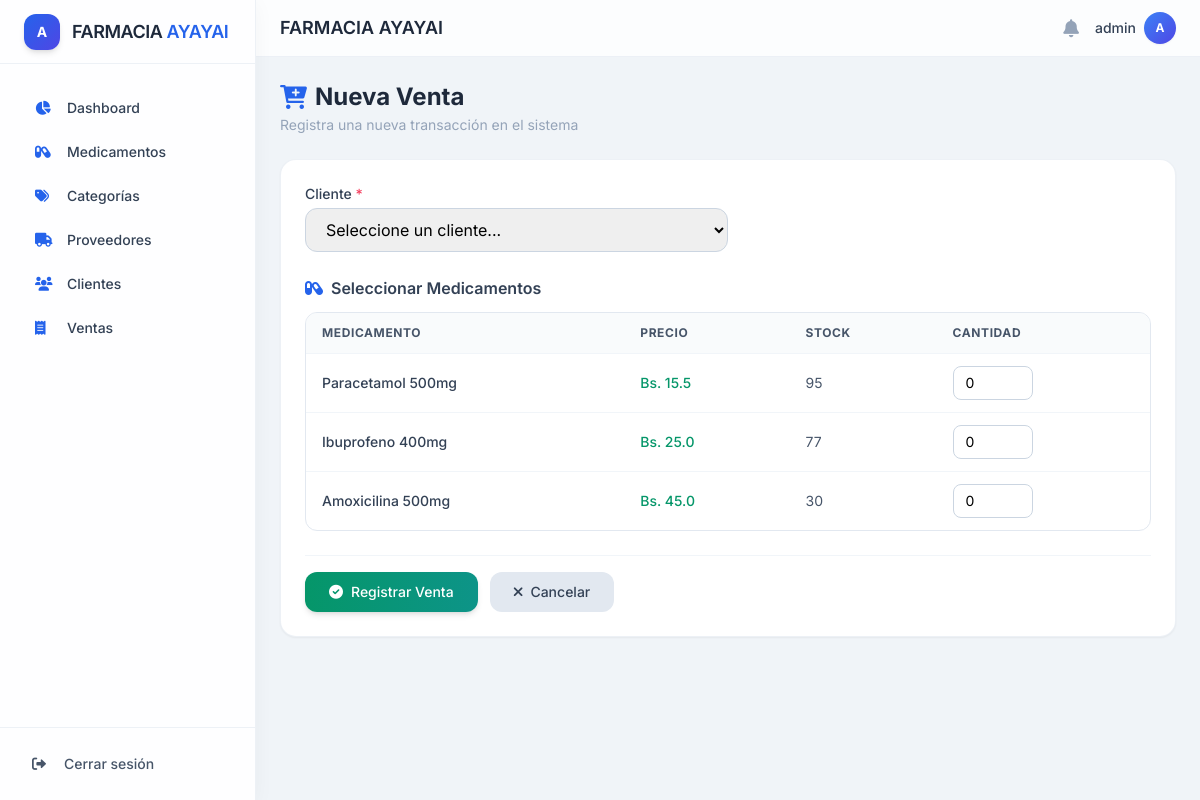
Page /ventas/crear (signed in) on the committed database.
### app/models.py (models this page shows, shortened)
class Usuario(UserMixin, db.Model):
    __tablename__ = 'usuarios'
    id = db.Column(db.Integer, primary_key=True)
    username = db.Column(db.String(100), unique=True, nullable=False)
    password_hash = db.Column(db.String(200), nullable=False)
    rol_id = db.Column(db.Integer, db.ForeignKey('roles.id'), nullable=False)

class Medicamento(db.Model):
    __tablename__ = 'medicamentos'
    id = db.Column(db.Integer, primary_key=True)
    nombre = db.Column(db.String(100), nullable=False)
    descripcion = db.Column(db.String(200))
    precio = db.Column(db.Float, nullable=False)
    stock = db.Column(db.Integer, nullable=False)
    stock_minimo = db.Column(db.Integer, default=5)
    categoria_id = db.Column(db.Integer, db.ForeignKey('categorias.id'), nullable=False)
    proveedor_id = db.Column(db.Integer, db.ForeignKey('proveedores.id'), nullable=False)
    categoria = db.relationship('Categoria', backref='medicamentos', lazy=True)
    proveedor = db.relationship('Proveedor', backref='medicamentos', lazy=True)

### app/routes.py (the view, shortened to what this page needs)
@bp.route('/ventas/crear', methods=['GET', 'POST'])
@login_required
def ventas_crear():
    from app.models import Medicamento, Cliente
    medicamentos = Medicamento.query.all()
    clientes = Cliente.query.all()
    return render_template('ventas/crear.html', medicamentos=medicamentos, clientes=clientes)

### app/__init__.py (called while the page is built)
@login_manager.user_loader
def load_user(user_id):
    from app.models import Usuario
    return Usuario.query.get(int(user_id))

### app/templates/ventas/crear.html (shortened to what this page needs)
{% extends "base.html" %}
{% block content %}
<div class="max-w-5xl mx-auto">
    <div class="mb-6">
        <h2 class="text-2xl font-bold text-slate-800 flex items-center gap-2">
            <i class="fas fa-cart-plus text-blue-600"></i> Nueva Venta
        </h2>
        <p class="text-sm text-slate-400 mt-0.5">Registra una nueva transacción en el sistema</p>
    </div>
    <div class="bg-white rounded-2xl shadow-sm border border-slate-200/60 p-6">
        <form method="POST">
            <div class="mb-6">
                <label class="block text-sm font-medium text-slate-700 mb-1">Cliente <span class="text-rose-500">*</span></label>
                <select name="cliente_id" class="w-full md:w-1/2 px-4 py-2.5 rounded-xl border border-slate-300 focus:border-blue-500 focus:ring-2 focus:ring-blue-200 transition" required>
                    <option value="">Seleccione un cliente...</option>
                </select>
            </div>
            <div class="mb-4">
                <h4 class="font-semibold text-slate-700 mb-3 flex items-center gap-2">
                    <i class="fas fa-capsules text-blue-600"></i> Seleccionar Medicamentos
                </h4>
                <div class="overflow-x-auto rounded-xl border border-slate-200">
                    <table class="w-full text-sm">
                        <thead class="bg-slate-50/80 text-slate-600 font-semibold text-xs uppercase tracking-wider">
                            <tr>
                                <th class="px-4 py-3 text-left">Medicamento</th>
                                <th class="px-4 py-3 text-left">Precio</th>
                                <th class="px-4 py-3 text-left">Stock</th>
                                <th class="px-4 py-3 text-left">Cantidad</th>
                            </tr>
                        </thead>
                        <tbody>
                            {% for m in medicamentos %}
                            <tr class="border-t border-slate-100 hover:bg-slate-50/50 transition">
                                <td class="px-4 py-3 font-medium text-slate-700">{{ m.nombre }}</td>
                                <td class="px-4 py-3 text-emerald-600 font-medium">Bs. {{ m.precio }}</td>
                                <td class="px-4 py-3 text-slate-600">
                                    {{ m.stock }}
                                </td>
                                <td class="px-4 py-3">
                                    <input type="number" name="cantidad_{{ m.id }}" class="w-20 px-3 py-1.5 rounded-lg border border-slate-300 focus:border-blue-500 focus:ring-2 focus:ring-blue-200 transition" value="0" min="0" max="{{ m.stock }}">
                                </td>
                            </tr>
                            {% endfor %}
                        </tbody>
                    </table>
                </div>
            </div>
            <div class="flex flex-wrap gap-3 mt-6 pt-4 border-t border-slate-100">
                <button type="submit" class="inline-flex items-center gap-2 bg-gradient-to-r from-emerald-600 to-teal-600 hover:from-emerald-700 hover:to-teal-700 text-white px-6 py-2.5 rounded-xl text-sm font-medium shadow-md hover:shadow-lg transition-all duration-200">
                    <i class="fas fa-check-circle"></i> Registrar Venta
                </button>
                <a href="{{ url_for('main.ventas_listar') }}" class="inline-flex items-center gap-2 bg-slate-200 hover:bg-slate-300 text-slate-700 px-6 py-2.5 rounded-xl text-sm font-medium transition">
                    <i class="fas fa-times"></i> Cancelar
                </a>
            </div>
        </form>
    </div>
</div>
{% endblock %}

### app/templates/base.html (shortened to what this page needs)
<!DOCTYPE html>
<html lang="es">
<head>
    <script src="https://cdn.tailwindcss.com"></script>
    <link rel="stylesheet" href="https://cdnjs.cloudflare.com/ajax/libs/font-awesome/6.0.0-beta3/css/all.min.css" />
</head>
<body>
<aside class="fixed inset-y-0 left-0 z-50 w-64 bg-white/90 backdrop-blur-md shadow-soft border-r border-slate-200/60 hidden md:flex flex-col">
    <div class="flex items-center gap-3 px-6 h-16 border-b border-slate-200/60">
        <div class="h-9 w-9 rounded-xl bg-gradient-to-br from-blue-600 to-indigo-600 flex items-center justify-center text-white font-bold text-sm shadow-md">A</div>
        <span class="text-lg font-semibold text-slate-800 tracking-tight">FARMACIA <span class="text-blue-600">AYAYAI</span></span>
    </div>
    <nav class="flex-1 overflow-y-auto py-6 px-4 space-y-1">
        <a href="/dashboard" class="sidebar-link active flex items-center gap-3 px-4 py-2.5 rounded-lg text-slate-700 text-sm font-medium"><i class="fas fa-chart-pie w-5 text-blue-600"></i> Dashboard</a>
        <a href="/medicamentos" class="sidebar-link flex items-center gap-3 px-4 py-2.5 rounded-lg text-slate-700 text-sm font-medium"><i class="fas fa-capsules w-5 text-blue-600"></i> Medicamentos</a>
        <a href="/categorias" class="sidebar-link flex items-center gap-3 px-4 py-2.5 rounded-lg text-slate-700 text-sm font-medium"><i class="fas fa-tags w-5 text-blue-600"></i> Categorías</a>
        <a href="/proveedores" class="sidebar-link flex items-center gap-3 px-4 py-2.5 rounded-lg text-slate-700 text-sm font-medium"><i class="fas fa-truck w-5 text-blue-600"></i> Proveedores</a>
        <a href="/clientes" class="sidebar-link flex items-center gap-3 px-4 py-2.5 rounded-lg text-slate-700 text-sm font-medium"><i class="fas fa-users w-5 text-blue-600"></i> Clientes</a>
        <a href="/ventas" class="sidebar-link flex items-center gap-3 px-4 py-2.5 rounded-lg text-slate-700 text-sm font-medium"><i class="fas fa-receipt w-5 text-blue-600"></i> Ventas</a>
    </nav>
    <div class="border-t border-slate-200/60 p-4">
        <a href="/logout" class="flex items-center gap-3 px-4 py-2.5 rounded-lg text-slate-600 hover:bg-red-50 hover:text-red-600 transition text-sm font-medium"><i class="fas fa-sign-out-alt w-5"></i> Cerrar sesión</a>
    </div>
</aside>
<div class="flex-1 md:ml-64 min-h-screen">
    <header class="sticky top-0 z-40 bg-white/80 backdrop-blur-sm border-b border-slate-200/60 px-6 py-3 flex items-center justify-between">
        <div class="flex items-center gap-4">
            <h2 class="text-lg font-semibold text-slate-800">FARMACIA AYAYAI</h2>
        </div>
        <div class="flex items-center gap-4">
            <i class="fas fa-bell text-slate-400 hover:text-slate-600 cursor-pointer transition text-lg"></i>
            <div class="flex items-center gap-2">
                <span class="text-sm font-medium text-slate-700 hidden sm:block">{{ current_user.username }}</span>
                <div class="h-8 w-8 rounded-full bg-gradient-to-br from-blue-500 to-indigo-600 flex items-center justify-center text-white text-xs font-bold shadow-sm">A</div>
            </div>
        </div>
    </header>
    <main class="p-6">
        {% block content %}{% endblock %}
    </main>
</div>
</body>
</html>

### app/templates/base.html (style rules this page uses)
* { font-family: 'Inter', sans-serif; }
body { background: #f0f4f8; }
.sidebar-link { transition: all 0.2s ease; border-left: 3px solid transparent; }
.shadow-soft { box-shadow: 0 4px 20px rgba(0,0,0,0.04); }

### rows in the picture
Usuario: username "admin"
Medicamento: nombre "Paracetamol 500mg", precio "15.5", stock "95"
Medicamento: nombre "Ibuprofeno 400mg", precio "25.0", stock "77"
Medicamento: nombre "Amoxicilina 500mg", precio "45.0", stock "30"
